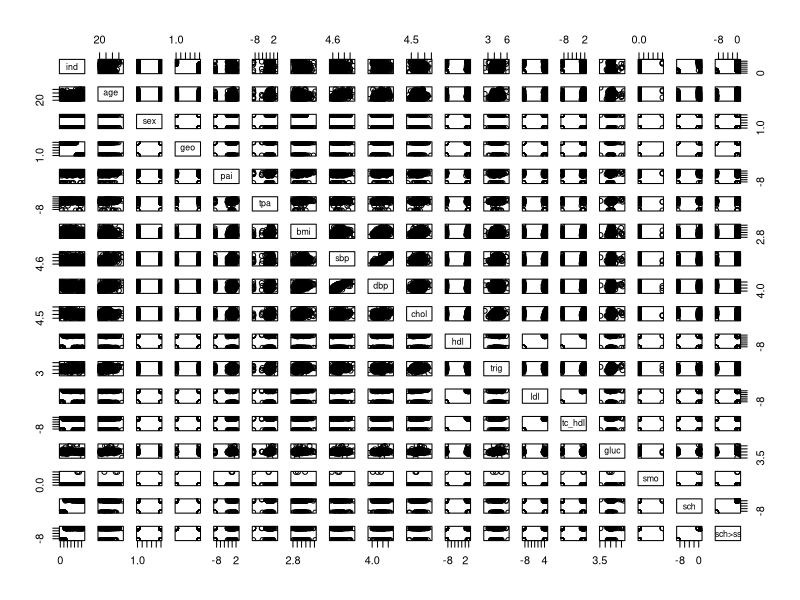

This chart was generated by the following R code:
## ---- chunk 1
knitr::opts_chunk$set(echo = TRUE)
## ---- chunk 2
    #install.packages( "pacman" )
    #library(pacman) 
    #p_load( readxl )
## ---- chunk 3

library(readxl)
library(dplyr)


ghana = read_xlsx("ghana/GHANA_PLoS_upload.xlsx")
summary(ghana)
str(ghana)
ghana_sample = ghana %>% sample_frac(0.1)
#View(ghana_sample)
## ---- chunk 4
##plot(ghana)  ## this takes like 3-5 minutes... 
plot(ghana_sample)
